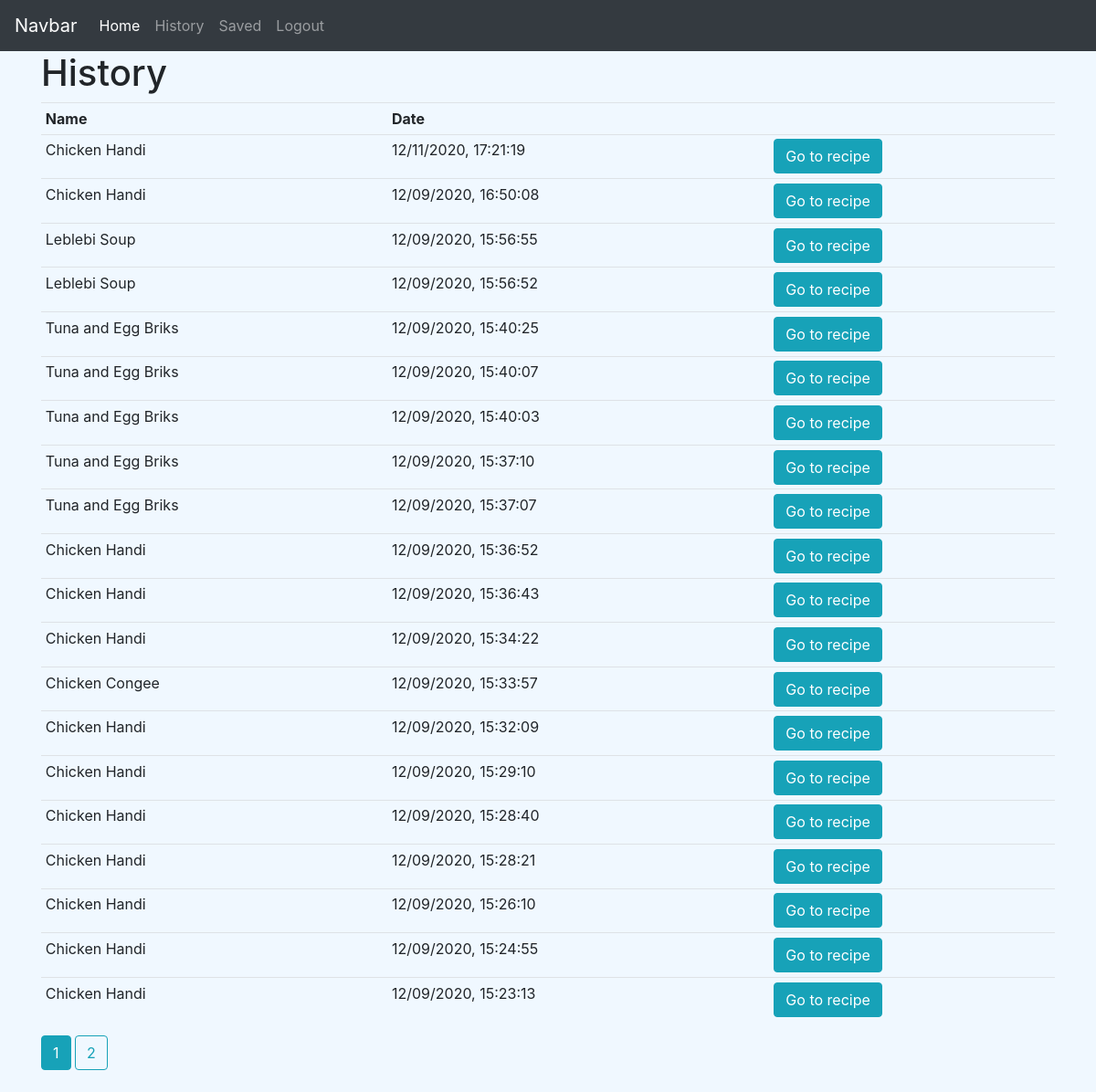
The app's page /history (signed in) with its own data.
### recipe_app/models.py (models this page shows, shortened)
class History(db.Model):
    id = db.Column(db.Integer, primary_key=True)
    title = db.Column(db.String(100), nullable=False)
    date_searched = db.Column(db.DateTime, nullable=False, default=datetime.utcnow)
    recipe_id = db.Column(db.Integer, nullable=False)
    user_id = db.Column(db.Integer, db.ForeignKey('user.id'), nullable=False)

### recipe_app/routes.py (the view)
@app.route("/history")
@login_required
def history():
    page = request.args.get('page', 1, type=int)
    user = User.query.filter_by(username=current_user.username).first_or_404()
    history = History.query.filter_by(searcher=user)\
    .order_by(History.date_searched.desc())\
    .paginate(page=page, per_page=20)
    return render_template('history.html',history = history)

### recipe_app/models.py (called while the page is built)
@login_manager.user_loader
def load_user(user_id):
    return User.query.get(int(user_id))

### recipe_app/templates/history.html
{% extends 'layout.html' %}
{% block body%}
<h1>History</h1>
<table class="table table-sm">
  <tr>
    <th>Name</th>
    <th> Date</th>
    <th></th>
  </tr>
  {% for element in history.items %}
  <tr>
    <td>{{element.title}}</td>
    <td>{{element.date_searched.strftime("%m/%d/%Y, %H:%M:%S")}}</td>
    <td><a class="btn btn-info" href="{{url_for('recipe_page',id=element.recipe_id)}}">Go to recipe</a></td>
  </tr>
  {% endfor %}
</table>
{% for page_num in history.iter_pages(left_edge=1, right_edge=1, left_current=1, right_current=2) %}
  {% if page_num %}
    {% if history.page == page_num %}
      <a class="btn btn-info mb-4" href="{{ url_for('history', page=page_num) }}">{{ page_num }}</a>
    {% else %}
      <a class="btn btn-outline-info mb-4" href="{{ url_for('history', page=page_num) }}">{{ page_num }}</a>
    {% endif %}
  {% else %}
    ...
  {% endif %}
{% endfor %}
{%endblock%}

### recipe_app/templates/layout.html (shortened to what this page needs)
<!DOCTYPE html>
  <html>
  <head>
      <link rel="stylesheet" href="https://maxcdn.bootstrapcdn.com/bootstrap/4.0.0/css/bootstrap.min.css">
      <link rel="stylesheet" href="./static/main.css" />
  </head>
  <body>
    {% include 'includes/_navbar.html' %}
      <div class="container">
          {% block body %}
          {% endblock %}
        </div>
    </body>
    </html>

### recipe_app/templates/includes/_navbar.html (shortened to what this page needs)
<nav class="navbar navbar-expand-lg navbar-dark bg-dark">
  <a class="navbar-brand" href="#">Navbar</a>
  <div class="collapse navbar-collapse" id="navbarSupportedContent">
    <ul class="navbar-nav mr-auto">
      <li class="nav-item active">
        <a class="nav-link" href="{{url_for('home')}}">Home <span class="sr-only">(current)</span></a>
      </li>
        {% if current_user.is_authenticated %}
        <li class="nav-item">
            <a class="nav-link" href="{{url_for('history')}}">History</a>
        </li>
        <li class="nav-item">
            <a class="nav-link" href="{{url_for('saved')}}">Saved</a>
        </li>
        <li class="nav-item">
            <a class="nav-link" href="{{url_for('logout')}}">Logout</a>
        </li>
        {% endif %}
    </ul>
  </div>
</nav>

### recipe_app/static/main.css (style rules this page uses)
body { background-color: #F0F8FF; }

### records on screen
History: title "Chicken Handi", date_searched "12/11/2020, 17:21:19"
History: title "Chicken Handi", date_searched "12/09/2020, 16:50:08"
History: title "Leblebi Soup", date_searched "12/09/2020, 15:56:55"
History: title "Leblebi Soup", date_searched "12/09/2020, 15:56:52"
History: title "Tuna and Egg Briks", date_searched "12/09/2020, 15:40:25"
History: title "Tuna and Egg Briks", date_searched "12/09/2020, 15:40:07"
History: title "Tuna and Egg Briks", date_searched "12/09/2020, 15:40:03"
History: title "Tuna and Egg Briks", date_searched "12/09/2020, 15:37:10"
History: title "Tuna and Egg Briks", date_searched "12/09/2020, 15:37:07"
History: title "Chicken Handi", date_searched "12/09/2020, 15:36:52"
History: title "Chicken Handi", date_searched "12/09/2020, 15:36:43"
History: title "Chicken Handi", date_searched "12/09/2020, 15:34:22"
History: title "Chicken Congee", date_searched "12/09/2020, 15:33:57"
History: title "Chicken Handi", date_searched "12/09/2020, 15:32:09"
History: title "Chicken Handi", date_searched "12/09/2020, 15:29:10"
History: title "Chicken Handi", date_searched "12/09/2020, 15:28:40"
History: title "Chicken Handi", date_searched "12/09/2020, 15:28:21"
History: title "Chicken Handi", date_searched "12/09/2020, 15:26:10"
History: title "Chicken Handi", date_searched "12/09/2020, 15:24:55"
History: title "Chicken Handi", date_searched "12/09/2020, 15:23:13"

### other values on screen
{{ page_num }} "1"
{{ page_num }} "2"
